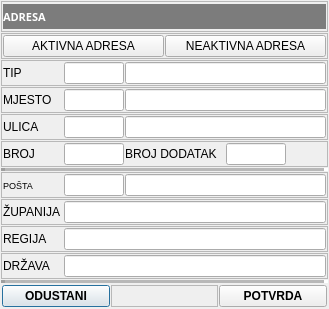
       <widget class="QFrame" name="frame_2">
        <property name="frameShape">
         <enum>QFrame::NoFrame</enum>
        </property>
        <property name="frameShadow">
         <enum>QFrame::Raised</enum>
        </property>
        <layout class="QVBoxLayout" name="verticalLayout_2">
         <property name="spacing">
          <number>1</number>
         </property>
         <property name="leftMargin">
          <number>1</number>
         </property>
         <property name="topMargin">
          <number>1</number>
         </property>
         <property name="rightMargin">
          <number>1</number>
         </property>
         <property name="bottomMargin">
          <number>1</number>
         </property>
         <item>
          <widget class="QFrame" name="frame_12">
           <property name="sizePolicy">
            <sizepolicy hsizetype="Preferred" vsizetype="Maximum">
             <horstretch>0</horstretch>
             <verstretch>0</verstretch>
            </sizepolicy>
           </property>
           <property name="minimumSize">
            <size>
             <width>0</width>
             <height>25</height>
            </size>
           </property>
           <property name="autoFillBackground">
            <bool>false</bool>
           </property>
           <property name="frameShape">
            <enum>QFrame::StyledPanel</enum>
           </property>
           <property name="frameShadow">
            <enum>QFrame::Raised</enum>
           </property>
           <layout class="QHBoxLayout" name="horizontalLayout_3">
            <property name="spacing">
             <number>1</number>
            </property>
            <property name="leftMargin">
             <number>1</number>
            </property>
            <property name="topMargin">
             <number>2</number>
            </property>
            <property name="rightMargin">
             <number>1</number>
            </property>
            <property name="bottomMargin">
             <number>2</number>
            </property>
            <item>
             <widget class="QLabel" name="lblAdresaTitle">
              <property name="sizePolicy">
               <sizepolicy hsizetype="Preferred" vsizetype="Preferred">
                <horstretch>0</horstretch>
                <verstretch>0</verstretch>
               </sizepolicy>
              </property>
              <property name="minimumSize">
               <size>
                <width>0</width>
                <height>25</height>
               </size>
              </property>
              <property name="maximumSize">
               <size>
                <width>16777215</width>
                <height>25</height>
               </size>
              </property>
              <property name="font">
               <font>
                <family>Sans Serif</family>
                <pointsize>8</pointsize>
                <weight>75</weight>
                <bold>true</bold>
               </font>
              </property>
              <property name="styleSheet">
               <string notr="true">color: rgb(255, 255, 255);
background-color: rgb(124, 124, 124);</string>
              </property>
              <property name="text">
               <string>ADRESA</string>
              </property>
             </widget>
            </item>
           </layout>
          </widget>
         </item>
         <item>
          <widget class="QFrame" name="frame_13">
           <property name="sizePolicy">
            <sizepolicy hsizetype="Preferred" vsizetype="Maximum">
             <horstretch>0</horstretch>
             <verstretch>0</verstretch>
            </sizepolicy>
           </property>
           <property name="frameShape">
            <enum>QFrame::StyledPanel</enum>
           </property>
           <property name="frameShadow">
            <enum>QFrame::Raised</enum>
           </property>
           <layout class="QHBoxLayout" name="horizontalLayout_5">
            <property name="spacing">
             <number>1</number>
            </property>
            <property name="leftMargin">
             <number>1</number>
            </property>
            <property name="topMargin">
             <number>1</number>
            </property>
            <property name="rightMargin">
             <number>1</number>
            </property>
            <property name="bottomMargin">
             <number>1</number>
            </property>
            <item>
             <widget class="QPushButton" name="btnAktivnaAdresa">
              <property name="cursor">
               <cursorShape>PointingHandCursor</cursorShape>
              </property>
              <property name="text">
               <string>AKTIVNA ADRESA</string>
              </property>
              <property name="icon">
               <iconset resource="../../resources/DonatForm.qrc">
                <normaloff>:/InDonat/Forms/images/zeleni.JPG</normaloff>:/InDonat/Forms/images/zeleni.JPG</iconset>
              </property>
             </widget>
            </item>
            <item>
             <widget class="QPushButton" name="btnNeaktivnaAdresa">
              <property name="cursor">
               <cursorShape>PointingHandCursor</cursorShape>
              </property>
              <property name="text">
               <string>NEAKTIVNA ADRESA</string>
              </property>
              <property name="icon">
               <iconset resource="../../resources/DonatForm.qrc">
                <normaloff>:/InDonat/Forms/images/crveni.JPG</normaloff>:/InDonat/Forms/images/crveni.JPG</iconset>
              </property>
             </widget>
            </item>
           </layout>
          </widget>
         </item>
         <item>
          <widget class="QFrame" name="frame_10">
           <property name="sizePolicy">
            <sizepolicy hsizetype="Preferred" vsizetype="Maximum">
             <horstretch>0</horstretch>
             <verstretch>0</verstretch>
            </sizepolicy>
           </property>
           <property name="frameShape">
            <enum>QFrame::StyledPanel</enum>
           </property>
           <property name="frameShadow">
            <enum>QFrame::Raised</enum>
           </property>
           <layout class="QHBoxLayout" name="horizontalLayout_6">
            <property name="spacing">
             <number>1</number>
            </property>
            <property name="leftMargin">
             <number>1</number>
            </property>
            <property name="topMargin">
             <number>1</number>
            </property>
            <property name="rightMargin">
             <number>1</number>
            </property>
            <property name="bottomMargin">
             <number>1</number>
            </property>
            <item>
             <widget class="QLabel" name="lblTipTitle">
              <property name="sizePolicy">
               <sizepolicy hsizetype="Maximum" vsizetype="Preferred">
                <horstretch>0</horstretch>
                <verstretch>0</verstretch>
               </sizepolicy>
              </property>
              <property name="minimumSize">
               <size>
                <width>60</width>
                <height>0</height>
               </size>
              </property>
              <property name="maximumSize">
               <size>
                <width>60</width>
                <height>16777215</height>
               </size>
              </property>
              <property name="text">
               <string>TIP</string>
              </property>
             </widget>
            </item>
            <item>
             <widget class="QLineEdit" name="txtTipAdreseId">
              <property name="minimumSize">
               <size>
                <width>60</width>
                <height>0</height>
               </size>
              </property>
              <property name="maximumSize">
               <size>
                <width>60</width>
                <height>16777215</height>
               </size>
              </property>
              <property name="font">
               <font>
                <weight>50</weight>
                <bold>false</bold>
               </font>
              </property>
             </widget>
            </item>
            <item>
             <widget class="QLineEdit" name="txtTipAdreseNaziv">
              <property name="font">
               <font>
                <weight>50</weight>
                <bold>false</bold>
               </font>
              </property>
              <property name="text">
               <string/>
              </property>
              <property name="readOnly">
               <bool>true</bool>
              </property>
             </widget>
            </item>
           </layout>
          </widget>
         </item>
         <item>
          <widget class="QFrame" name="frame_5">
           <property name="sizePolicy">
            <sizepolicy hsizetype="Preferred" vsizetype="Maximum">
             <horstretch>0</horstretch>
             <verstretch>0</verstretch>
            </sizepolicy>
           </property>
           <property name="frameShape">
            <enum>QFrame::StyledPanel</enum>
           </property>
           <property name="frameShadow">
            <enum>QFrame::Raised</enum>
           </property>
           <layout class="QHBoxLayout" name="horizontalLayout_7">
            <property name="spacing">
             <number>1</number>
            </property>
            <property name="leftMargin">
             <number>1</number>
            </property>
            <property name="topMargin">
             <number>1</number>
            </property>
            <property name="rightMargin">
             <number>1</number>
            </property>
            <property name="bottomMargin">
             <number>1</number>
            </property>
            <item>
             <widget class="QLabel" name="lblMjestoTitle">
              <property name="sizePolicy">
               <sizepolicy hsizetype="Maximum" vsizetype="Preferred">
                <horstretch>0</horstretch>
                <verstretch>0</verstretch>
               </sizepolicy>
              </property>
              <property name="minimumSize">
               <size>
                <width>60</width>
                <height>0</height>
               </size>
              </property>
              <property name="maximumSize">
               <size>
                <width>60</width>
                <height>16777215</height>
               </size>
              </property>
              <property name="text">
               <string>MJESTO</string>
              </property>
             </widget>
            </item>
            <item>
             <widget class="QLineEdit" name="txtMjestoId">
              <property name="sizePolicy">
               <sizepolicy hsizetype="Preferred" vsizetype="Fixed">
                <horstretch>0</horstretch>
                <verstretch>0</verstretch>
               </sizepolicy>
              </property>
              <property name="minimumSize">
               <size>
                <width>60</width>
                <height>0</height>
               </size>
              </property>
              <property name="maximumSize">
               <size>
                <width>60</width>
                <height>16777215</height>
               </size>
              </property>
              <property name="font">
               <font>
                <weight>50</weight>
                <bold>false</bold>
               </font>
              </property>
             </widget>
            </item>
            <item>
             <widget class="QLineEdit" name="txtMjestoNaziv">
              <property name="font">
               <font>
                <weight>50</weight>
                <bold>false</bold>
               </font>
              </property>
              <property name="readOnly">
               <bool>true</bool>
              </property>
             </widget>
            </item>
           </layout>
          </widget>
         </item>
         <item>
          <widget class="QFrame" name="frame_9">
           <property name="sizePolicy">
            <sizepolicy hsizetype="Preferred" vsizetype="Maximum">
             <horstretch>0</horstretch>
             <verstretch>0</verstretch>
            </sizepolicy>
           </property>
           <property name="frameShape">
            <enum>QFrame::StyledPanel</enum>
           </property>
           <property name="frameShadow">
            <enum>QFrame::Raised</enum>
           </property>
           <layout class="QHBoxLayout" name="horizontalLayout_9">
            <property name="spacing">
             <number>1</number>
            </property>
            <property name="leftMargin">
             <number>1</number>
            </property>
            <property name="topMargin">
             <number>1</number>
            </property>
            <property name="rightMargin">
             <number>1</number>
            </property>
            <property name="bottomMargin">
             <number>1</number>
            </property>
            <item>
             <widget class="QLabel" name="lblUlicaTitle">
              <property name="sizePolicy">
               <sizepolicy hsizetype="Maximum" vsizetype="Preferred">
                <horstretch>0</horstretch>
                <verstretch>0</verstretch>
               </sizepolicy>
              </property>
              <property name="minimumSize">
               <size>
                <width>60</width>
                <height>0</height>
               </size>
              </property>
              <property name="maximumSize">
               <size>
                <width>60</width>
                <height>16777215</height>
               </size>
              </property>
              <property name="text">
               <string>ULICA</string>
              </property>
             </widget>
            </item>
            <item>
             <widget class="QLineEdit" name="txtUlicaId">
              <property name="sizePolicy">
               <sizepolicy hsizetype="Preferred" vsizetype="Fixed">
                <horstretch>0</horstretch>
                <verstretch>0</verstretch>
               </sizepolicy>
              </property>
              <property name="minimumSize">
               <size>
                <width>60</width>
                <height>0</height>
               </size>
              </property>
              <property name="maximumSize">
               <size>
                <width>60</width>
                <height>16777215</height>
               </size>
              </property>
              <property name="font">
               <font>
                <weight>50</weight>
                <bold>false</bold>
               </font>
              </property>
             </widget>
            </item>
            <item>
             <widget class="QLineEdit" name="txtUlicaNaziv">
              <property name="font">
               <font>
                <weight>50</weight>
                <bold>false</bold>
               </font>
              </property>
              <property name="readOnly">
               <bool>true</bool>
              </property>
             </widget>
            </item>
           </layout>
          </widget>
         </item>
         <item>
          <widget class="QFrame" name="frame_8">
           <property name="sizePolicy">
            <sizepolicy hsizetype="Preferred" vsizetype="Maximum">
             <horstretch>0</horstretch>
             <verstretch>0</verstretch>
            </sizepolicy>
           </property>
           <property name="frameShape">
            <enum>QFrame::StyledPanel</enum>
           </property>
           <property name="frameShadow">
            <enum>QFrame::Raised</enum>
           </property>
           <layout class="QHBoxLayout" name="horizontalLayout_8">
            <property name="spacing">
             <number>1</number>
            </property>
            <property name="leftMargin">
             <number>1</number>
            </property>
            <property name="topMargin">
             <number>1</number>
            </property>
            <property name="rightMargin">
             <number>1</number>
            </property>
            <property name="bottomMargin">
             <number>1</number>
            </property>
            <item>
             <widget class="QLabel" name="lblKucniBrojTitle">
              <property name="sizePolicy">
               <sizepolicy hsizetype="Maximum" vsizetype="Preferred">
                <horstretch>0</horstretch>
                <verstretch>0</verstretch>
               </sizepolicy>
              </property>
              <property name="minimumSize">
               <size>
                <width>60</width>
                <height>0</height>
               </size>
              </property>
              <property name="maximumSize">
               <size>
                <width>60</width>
                <height>16777215</height>
               </size>
              </property>
              <property name="text">
               <string>BROJ</string>
              </property>
             </widget>
            </item>
            <item>
             <widget class="QLineEdit" name="txtKucniBroj">
              <property name="sizePolicy">
               <sizepolicy hsizetype="Preferred" vsizetype="Fixed">
                <horstretch>0</horstretch>
                <verstretch>0</verstretch>
               </sizepolicy>
              </property>
              <property name="minimumSize">
               <size>
                <width>60</width>
                <height>0</height>
               </size>
              </property>
              <property name="maximumSize">
               <size>
                <width>60</width>
                <height>16777215</height>
               </size>
              </property>
              <property name="font">
               <font>
                <weight>50</weight>
                <bold>false</bold>
               </font>
              </property>
             </widget>
            </item>
            <item>
             <widget class="QLabel" name="lblKucniBrojDodatakTitle">
              <property name="sizePolicy">
               <sizepolicy hsizetype="Maximum" vsizetype="Preferred">
                <horstretch>0</horstretch>
                <verstretch>0</verstretch>
               </sizepolicy>
              </property>
              <property name="minimumSize">
               <size>
                <width>100</width>
                <height>0</height>
               </size>
              </property>
              <property name="maximumSize">
               <size>
                <width>100</width>
                <height>16777215</height>
               </size>
              </property>
              <property name="text">
               <string>BROJ DODATAK</string>
              </property>
             </widget>
            </item>
            <item>
             <widget class="QLineEdit" name="txtKucniBrojDodatak">
              <property name="sizePolicy">
               <sizepolicy hsizetype="Preferred" vsizetype="Fixed">
                <horstretch>0</horstretch>
                <verstretch>0</verstretch>
               </sizepolicy>
              </property>
              <property name="minimumSize">
               <size>
                <width>60</width>
                <height>0</height>
               </size>
              </property>
              <property name="maximumSize">
               <size>
                <width>60</width>
                <height>16777215</height>
               </size>
              </property>
              <property name="font">
               <font>
                <weight>50</weight>
                <bold>false</bold>
               </font>
              </property>
             </widget>
            </item>
            <item>
             <spacer name="horizontalSpacer">
              <property name="orientation">
               <enum>Qt::Horizontal</enum>
              </property>
              <property name="sizeHint" stdset="0">
               <size>
                <width>40</width>
                <height>20</height>
               </size>
              </property>
             </spacer>
            </item>
           </layout>
          </widget>
         </item>
         <item>
          <widget class="Line" name="line_2">
           <property name="frameShadow">
            <enum>QFrame::Sunken</enum>
           </property>
           <property name="lineWidth">
            <number>4</number>
           </property>
           <property name="midLineWidth">
            <number>4</number>
           </property>
           <property name="orientation">
            <enum>Qt::Horizontal</enum>
           </property>
          </widget>
         </item>
         <item>
          <widget class="QFrame" name="frame_11">
           <property name="sizePolicy">
            <sizepolicy hsizetype="Preferred" vsizetype="Maximum">
             <horstretch>0</horstretch>
             <verstretch>0</verstretch>
            </sizepolicy>
           </property>
           <property name="frameShape">
            <enum>QFrame::StyledPanel</enum>
           </property>
           <property name="frameShadow">
            <enum>QFrame::Raised</enum>
           </property>
           <layout class="QHBoxLayout" name="horizontalLayout_11">
            <property name="spacing">
             <number>1</number>
            </property>
            <property name="leftMargin">
             <number>1</number>
            </property>
            <property name="topMargin">
             <number>1</number>
            </property>
            <property name="rightMargin">
             <number>1</number>
            </property>
            <property name="bottomMargin">
             <number>1</number>
            </property>
            <item>
             <widget class="QLabel" name="lblPostaTitle">
              <property name="sizePolicy">
               <sizepolicy hsizetype="Maximum" vsizetype="Preferred">
                <horstretch>0</horstretch>
                <verstretch>0</verstretch>
               </sizepolicy>
              </property>
              <property name="minimumSize">
               <size>
                <width>60</width>
                <height>0</height>
               </size>
              </property>
              <property name="maximumSize">
               <size>
                <width>60</width>
                <height>16777215</height>
               </size>
              </property>
              <property name="font">
               <font>
                <pointsize>7</pointsize>
               </font>
              </property>
              <property name="text">
               <string>POŠTA</string>
              </property>
             </widget>
            </item>
            <item>
             <widget class="QLineEdit" name="txtPostaId">
              <property name="sizePolicy">
               <sizepolicy hsizetype="Preferred" vsizetype="Fixed">
                <horstretch>0</horstretch>
                <verstretch>0</verstretch>
               </sizepolicy>
              </property>
              <property name="minimumSize">
               <size>
                <width>60</width>
                <height>0</height>
               </size>
              </property>
              <property name="maximumSize">
               <size>
                <width>60</width>
                <height>16777215</height>
               </size>
              </property>
              <property name="font">
               <font>
                <weight>50</weight>
                <bold>false</bold>
               </font>
              </property>
             </widget>
            </item>
            <item>
             <widget class="QLineEdit" name="txtPostaNaziv">
              <property name="font">
               <font>
                <weight>50</weight>
                <bold>false</bold>
               </font>
              </property>
              <property name="readOnly">
               <bool>true</bool>
              </property>
             </widget>
            </item>
           </layout>
          </widget>
         </item>
         <item>
          <widget class="QFrame" name="frame_7">
           <property name="sizePolicy">
            <sizepolicy hsizetype="Preferred" vsizetype="Maximum">
             <horstretch>0</horstretch>
             <verstretch>0</verstretch>
            </sizepolicy>
           </property>
           <property name="frameShape">
            <enum>QFrame::StyledPanel</enum>
           </property>
           <property name="frameShadow">
            <enum>QFrame::Raised</enum>
           </property>
           <layout class="QHBoxLayout" name="horizontalLayout_14">
            <property name="spacing">
             <number>1</number>
            </property>
            <property name="leftMargin">
             <number>1</number>
            </property>
            <property name="topMargin">
             <number>1</number>
            </property>
            <property name="rightMargin">
             <number>1</number>
            </property>
            <property name="bottomMargin">
             <number>1</number>
            </property>
            <item>
             <widget class="QLabel" name="lblUlicaTitle_3">
              <property name="sizePolicy">
               <sizepolicy hsizetype="Maximum" vsizetype="Preferred">
                <horstretch>0</horstretch>
                <verstretch>0</verstretch>
               </sizepolicy>
              </property>
              <property name="minimumSize">
               <size>
                <width>60</width>
                <height>0</height>
               </size>
              </property>
              <property name="maximumSize">
               <size>
                <width>60</width>
                <height>16777215</height>
               </size>
              </property>
              <property name="text">
               <string>ŽUPANIJA</string>
              </property>
             </widget>
            </item>
            <item>
             <widget class="QLineEdit" name="txtZupanijaNaziv">
              <property name="font">
               <font>
                <pointsize>7</pointsize>
                <weight>50</weight>
                <bold>false</bold>
               </font>
              </property>
              <property name="readOnly">
               <bool>true</bool>
              </property>
             </widget>
            </item>
           </layout>
          </widget>
         </item>
         <item>
          <widget class="QFrame" name="frame_6">
           <property name="sizePolicy">
            <sizepolicy hsizetype="Preferred" vsizetype="Maximum">
             <horstretch>0</horstretch>
             <verstretch>0</verstretch>
            </sizepolicy>
           </property>
           <property name="frameShape">
            <enum>QFrame::StyledPanel</enum>
           </property>
           <property name="frameShadow">
            <enum>QFrame::Raised</enum>
           </property>
           <layout class="QHBoxLayout" name="horizontalLayout_13">
            <property name="spacing">
             <number>1</number>
            </property>
            <property name="leftMargin">
             <number>1</number>
            </property>
            <property name="topMargin">
             <number>1</number>
            </property>
            <property name="rightMargin">
             <number>1</number>
            </property>
            <property name="bottomMargin">
             <number>1</number>
            </property>
            <item>
             <widget class="QLabel" name="lblUlicaTitle_4">
              <property name="sizePolicy">
               <sizepolicy hsizetype="Maximum" vsizetype="Preferred">
                <horstretch>0</horstretch>
                <verstretch>0</verstretch>
               </sizepolicy>
              </property>
              <property name="minimumSize">
               <size>
                <width>60</width>
                <height>0</height>
               </size>
              </property>
              <property name="maximumSize">
               <size>
                <width>60</width>
                <height>16777215</height>
               </size>
              </property>
              <property name="text">
               <string>REGIJA</string>
              </property>
             </widget>
            </item>
            <item>
             <widget class="QLineEdit" name="txtRegijaNaziv">
              <property name="font">
               <font>
                <weight>50</weight>
                <bold>false</bold>
               </font>
              </property>
              <property name="readOnly">
               <bool>true</bool>
              </property>
             </widget>
            </item>
           </layout>
          </widget>
         </item>
         <item>
          <widget class="QFrame" name="frame_14">
           <property name="sizePolicy">
            <sizepolicy hsizetype="Preferred" vsizetype="Maximum">
             <horstretch>0</horstretch>
             <verstretch>0</verstretch>
            </sizepolicy>
           </property>
           <property name="frameShape">
            <enum>QFrame::StyledPanel</enum>
           </property>
           <property name="frameShadow">
            <enum>QFrame::Raised</enum>
           </property>
           <layout class="QHBoxLayout" name="horizontalLayout_12">
            <property name="spacing">
             <number>1</number>
            </property>
            <property name="leftMargin">
             <number>1</number>
            </property>
            <property name="topMargin">
             <number>1</number>
            </property>
            <property name="rightMargin">
             <number>1</number>
            </property>
            <property name="bottomMargin">
             <number>1</number>
            </property>
            <item>
             <widget class="QLabel" name="lblUlicaTitle_5">
              <property name="sizePolicy">
               <sizepolicy hsizetype="Maximum" vsizetype="Preferred">
                <horstretch>0</horstretch>
                <verstretch>0</verstretch>
               </sizepolicy>
              </property>
              <property name="minimumSize">
               <size>
                <width>60</width>
                <height>0</height>
               </size>
              </property>
              <property name="maximumSize">
               <size>
                <width>60</width>
                <height>16777215</height>
               </size>
              </property>
              <property name="text">
               <string>DRŽAVA</string>
              </property>
             </widget>
            </item>
            <item>
             <widget class="QLineEdit" name="txtDrzavaNaziv">
              <property name="font">
               <font>
                <weight>50</weight>
                <bold>false</bold>
               </font>
              </property>
              <property name="readOnly">
               <bool>true</bool>
              </property>
             </widget>
            </item>
           </layout>
          </widget>
         </item>
         <item>
          <widget class="Line" name="line">
           <property name="frameShadow">
            <enum>QFrame::Sunken</enum>
           </property>
           <property name="lineWidth">
            <number>4</number>
           </property>
           <property name="midLineWidth">
            <number>4</number>
           </property>
           <property name="orientation">
            <enum>Qt::Horizontal</enum>
           </property>
          </widget>
         </item>
         <item>
          <widget class="QFrame" name="frame_19">
           <property name="sizePolicy">
            <sizepolicy hsizetype="Preferred" vsizetype="Maximum">
             <horstretch>0</horstretch>
             <verstretch>0</verstretch>
            </sizepolicy>
           </property>
           <property name="frameShape">
            <enum>QFrame::NoFrame</enum>
           </property>
           <property name="frameShadow">
            <enum>QFrame::Raised</enum>
           </property>
           <layout class="QHBoxLayout" name="horizontalLayout_15">
            <property name="spacing">
             <number>1</number>
            </property>
            <property name="leftMargin">
             <number>1</number>
            </property>
            <property name="topMargin">
             <number>1</number>
            </property>
            <property name="rightMargin">
             <number>1</number>
            </property>
            <property name="bottomMargin">
             <number>1</number>
            </property>
            <item>
             <widget class="QPushButton" name="btnOdustani">
              <property name="font">
               <font>
                <weight>75</weight>
                <bold>true</bold>
               </font>
              </property>
              <property name="cursor">
               <cursorShape>PointingHandCursor</cursorShape>
              </property>
              <property name="text">
               <string>ODUSTANI</string>
              </property>
              <property name="icon">
               <iconset resource="../../resources/DonatForm.qrc">
                <normaloff>:/InDonat/Forms/images/CLOSE.GIF</normaloff>:/InDonat/Forms/images/CLOSE.GIF</iconset>
              </property>
              <property name="default">
               <bool>true</bool>
              </property>
             </widget>
            </item>
            <item>
             <widget class="QLabel" name="label_10">
              <property name="frameShape">
               <enum>QFrame::StyledPanel</enum>
              </property>
              <property name="text">
               <string/>
              </property>
             </widget>
            </item>
            <item>
             <widget class="QPushButton" name="btnPotvrda">
              <property name="font">
               <font>
                <weight>75</weight>
                <bold>true</bold>
               </font>
              </property>
              <property name="cursor">
               <cursorShape>PointingHandCursor</cursorShape>
              </property>
              <property name="text">
               <string>POTVRDA</string>
              </property>
              <property name="icon">
               <iconset resource="../../resources/DonatForm.qrc">
                <normaloff>:/InDonat/Forms/images/OK.gif</normaloff>:/InDonat/Forms/images/OK.gif</iconset>
              </property>
             </widget>
            </item>
           </layout>
          </widget>
         </item>
        </layout>
       </widget>
